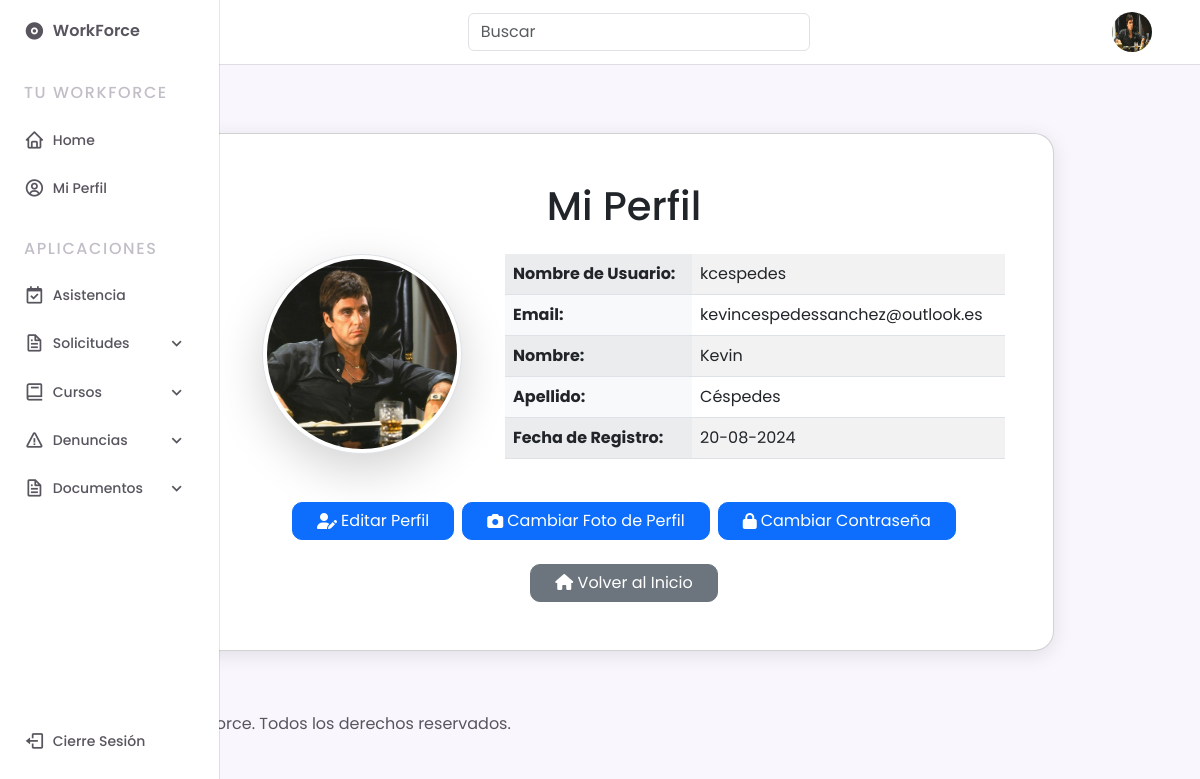
/gestiones/profile/ (signed in), run on the app's committed database.
### gestiones/models.py (models this page shows, shortened)
class CustomUser(AbstractUser):
    empresa = models.ForeignKey(Empresa, on_delete=models.CASCADE, null=True, blank=True)
    area = models.ForeignKey(Area, on_delete=models.SET_NULL, null=True, blank=True)
    cargo = models.CharField(max_length=255, blank=True, null=True)
    fecha_contratacion = models.DateField(blank=True, null=True)
    foto_perfil = models.ImageField(upload_to='fotos_perfil/', null=True, blank=True)
    telefono = models.CharField(max_length=15, null=True, blank=True)
    fecha_nacimiento = models.DateField(null=True, blank=True)
    direccion = models.CharField(max_length=255, blank=True, null=True)
    salud = models.CharField(max_length=30, choices=[
        ('fonasa', 'Fonasa'),
        ('banmedica', 'Banmédica'),
        ('colmena', 'Colmena Golden Cross'),
        ('consalud', 'Consalud'),
        ('cruzblanca', 'CruzBlanca'),
        ('esencial', 'Esencial'),
        ('masvida', 'Nueva Masvida'),
        ('vidatres', 'Vida Tres'),
    ], blank=True, null=True)
    afp = models.CharField(max_length=30, choices=[
        ('capital', 'AFP Capital'),
        ('cuprum', 'AFP Cuprum'),
        ('habitat', 'AFP Habitat'),
        ('modelo', 'AFP Modelo'),
        ('planvital', 'AFP Planvital'),
        ('provida', 'AFP Provida'),
        ('uno', 'AFP Uno'),
    ], blank=True, null=True)
    horario_asignado = models.CharField(max_length=20, choices=[
        ('8:00-17:30', '8:00 a 17:30'),
        ('9:00-18:30', '9:00 a 18:30'),
        ('21:00-8:00', '21:00 a 8:00'),
        ('otro', 'Otro'),
    ], null=True, blank=True)
    rut = models.CharField(max_length=12, unique=True, null=True, blank=True)

### gestiones/views.py (the view)
# urls.py: path('profile/', views.profile, name='profile'),
@login_required
def profile(request):
    user = request.user
    return render(request, 'gestiones/profile/profile.html', {'user': user})

### core/templatetags/custom_tags.py (called while the page is built)
@register.filter
def is_supervisor(user):
    return user.groups.filter(name='supervisores').exists()

### gestiones/templates/gestiones/profile/profile.html
{% extends "base.html" %}
{% load static %}
{% block content %}
<div class="container d-flex justify-content-center align-items-center" style="min-height: 80vh;">
    <div class="col-lg-10 col-md-12">
        <div class="card p-5" style="border-radius: 20px; background-color: #ffffff; box-shadow: 0px 4px 20px rgba(0, 0, 0, 0.1);">
            <h1 class="text-center mb-4">Mi Perfil</h1>
            <div class="row justify-content-center">
                <div class="col-md-4 d-flex justify-content-center mb-4">
                    {% if user.foto_perfil %}
                        <img src="{{ user.foto_perfil.url }}" class="img-thumbnail shadow-lg" alt="Foto de Perfil" style="border-radius: 50%; width: 200px; height: 200px; object-fit: cover;">
                    {% else %}
                        <img src="{% static 'img/default_profile.png' %}" class="img-thumbnail shadow-lg" alt="Foto de Perfil por Defecto" style="border-radius: 50%; width: 200px; height: 200px; object-fit: cover;">
                    {% endif %}
                </div>
                <div class="col-md-8">
                    <table class="table table-striped">
                        <tbody>
                            <tr>
                                <th class="bg-light">Nombre de Usuario:</th>
                                <td>{{ user.username }}</td>
                            </tr>
                            <tr>
                                <th class="bg-light">Email:</th>
                                <td>{{ user.email }}</td>
                            </tr>
                            <tr>
                                <th class="bg-light">Nombre:</th>
                                <td>{{ user.first_name }}</td>
                            </tr>
                            <tr>
                                <th class="bg-light">Apellido:</th>
                                <td>{{ user.last_name }}</td>
                            </tr>
                            <tr>
                                <th class="bg-light">Fecha de Registro:</th>
                                <td>{{ user.date_joined|date:"d-m-Y" }}</td>
                            </tr>
                        </tbody>
                    </table>
                </div>
            </div>
            <div class="d-flex justify-content-center mt-4">
                <a href="{% url 'edit_profile' %}" class="btn btn-primary px-4 d-flex align-items-center me-2" style="border-radius: 10px;">
                    <i class="fas fa-user-edit me-1"></i> Editar Perfil
                </a>
                <a href="{% url 'edit_profile_photo' %}" class="btn btn-primary px-4 d-flex align-items-center me-2" style="border-radius: 10px;">
                    <i class="fas fa-camera me-1"></i> Cambiar Foto de Perfil
                </a>
                <a href="{% url 'cambiar_contrasena' %}" class="btn btn-primary px-4 d-flex align-items-center" style="border-radius: 10px;">
                    <i class="fas fa-lock me-1"></i> Cambiar Contraseña
                </a>
            </div>
            <div class="d-flex justify-content-center mt-4">
                <a href="{% url 'home' %}" class="btn btn-secondary px-4" style="border-radius: 10px;"><i class="fas fa-home"></i> Volver al Inicio</a>
            </div>
        </div>
    </div>
</div>
{% endblock %}

### core/templates/base.html (shortened to what this page needs)
{% load static %}
{% load custom_tags %}
<!DOCTYPE html>
<html lang="en">
    <head>
        <link href="https://cdn.jsdelivr.net/npm/bootstrap@5.3.0/dist/css/bootstrap.min.css" rel="stylesheet">
        <link rel="stylesheet" href="https://cdn.jsdelivr.net/npm/boxicons@latest/css/boxicons.min.css">
        <link rel="stylesheet" type="text/css" href="{% static 'css/styles.css' %}">
        <link rel="stylesheet" href="https://cdnjs.cloudflare.com/ajax/libs/font-awesome/5.15.4/css/all.min.css">
    </head>
    <body>
        <header class="header">
            <div class="header__container">
                {% if user.foto_perfil %}
                        <img src="{{ user.foto_perfil.url }}" alt="mdo" width="42" height="42" class="header__img">
                    {% else %}
                        <img src="{% static 'img/default_profile.png' %}" alt="mdo" width="42" height="42" class="header__img">
                    {% endif %}
                <a href="{% url 'home' %}" class="header__logo">WorkForce</a>
                <form class="col-12 col-lg-auto mb-3 mb-lg-0 me-lg-3" role="search" action="{% url 'buscar' %}">
                    <input type="search" class="form-control" placeholder="Buscar" aria-label="Search" name="q">
                </form>
            </div>
        </header>
        <div class="nav" id="navbar">
            <nav class="nav__container">
                <div>
                    <a href="{% url 'home' %}" class="nav__link nav__logo">
                        <i class='bx bxs-disc nav__icon' ></i>
                        <span class="nav__logo-name">WorkForce</span>
                    </a>
                    <div class="nav__list">
                        <div class="nav__items">
                            <h3 class="nav__subtitle">Tu WorkForce</h3>
                            <div class="nav__dropdown">
                                <a href="{% url 'home' %}" class="nav__link">
                                    <i class='bx bx-home nav__icon'></i>
                                    <span class="nav__name">Home</span>
                                </a>
                            </div>
                            <div class="nav__dropdown">
                                <a href="{% url 'profile' %}" class="nav__link">
                                    <i class='bx bx-user-circle nav__icon'></i>
                                    <span class="nav__name">Mi Perfil</span>
                                </a>
                            </div>
                        </div>
                        <div class="nav__items">
                            <h3 class="nav__subtitle">Aplicaciones</h3>
                            {% if user|is_supervisor %}
                            <div class="nav__dropdown">
                                <a href="{% url 'registro_asistencia' %}" class="nav__link">
                                    <i class='bx bx-calendar-check nav__icon'></i>
                                    <span class="nav__name">Asistencia</span>
                                </a>
                            </div>
                            <div class="nav__dropdown">
                                <a href="#" class="nav__link">
                                    <i class='bx bx-file nav__icon'></i>
                                    <span class="nav__name">Solicitudes</span>
                                    <i class='bx bx-chevron-down nav__icon nav__dropdown-icon'></i>
                                </a>
                            </div>
                            <div class="nav__dropdown">
                                <a href="#" class="nav__link">
                                    <i class='bx bx-book nav__icon'></i>
                                    <span class="nav__name">Cursos</span>
                                    <i class='bx bx-chevron-down nav__icon nav__dropdown-icon'></i>
                                </a>
                            </div>
                            <div class="nav__dropdown">
                                <a href="#" class="nav__link">
                                    <i class='bx bx-error nav__icon'></i>
                                    <span class="nav__name">Denuncias</span>
                                    <i class='bx bx-chevron-down nav__icon nav__dropdown-icon'></i>
                                </a>
                            </div>
                            <div class="nav__dropdown">
                                <a href="#" class="nav__link">
                                    <i class='bx bx-file nav__icon'></i>
                                    <span class="nav__name">Documentos</span>
                                    <i class='bx bx-chevron-down nav__icon nav__dropdown-icon'></i>
                                </a>
                            </div>
                            {% endif %}
                        </div>
                    </div>
                </div>
                <a href="#" class="nav__link nav__logout" id="logout-link">
                    <i class='bx bx-log-out nav__icon'></i>
                    <span class="nav__name">Cierre Sesión</span>
                </a>
            </nav>
        </div>
        {% block content %}
        {% endblock %}
        <footer>
            <div class="container">
                <p>&copy; 2024 WorkForce. Todos los derechos reservados.</p>
            </div>
        </footer>
    </body>
</html>

### static/css/styles.css (style rules this page uses)
:root { --header-height: 3.5rem; --nav-width: 219px; --first-color: #42d6e0; --first-color-light: #F4F0FA; --title-color: #000000; --text-color: #58555E; --text-color-light: #c2bec7; --body-color: #F9F6FD; --container-color: #FFFFFF; --body-font: 'Poppins', sans-serif; --normal-font-size: .938rem; --small-font-size: .75rem; --smaller-font-size: .75rem; --font-medium: 500; --font-semi-bold: 600; --z-fixed: 100; }
@media screen and (min-width: 1024px) { :root { --normal-font-size: 1rem; --small-font-size: .875rem; --smaller-font-size: .813rem; } }
body { margin: var(--header-height) 0 0 0; padding: 1rem 1rem 0; font-family: var(--body-font); font-size: var(--normal-font-size); background-color: var(--body-color); color: var(--text-color); }
h3 { margin: 0; }
a { text-decoration: none; }
img { max-width: 100%; height: auto; }
.header { position: fixed; top: 0; left: 0; width: 100%; background-color: var(--container-color); box-shadow: 0 1px 0 rgba(22, 8, 43, 0.1); padding: 0 1rem; z-index: var(--z-fixed); }
.header__container { display: flex; align-items: center; height: var(--header-height); justify-content: space-between; }
.header__img { width: 35px; height: 35px; border-radius: 50%; }
.header__logo { color: var(--title-color); font-weight: var(--font-medium); display: none; }
.nav { position: fixed; top: 0; left: -100%; height: 100vh; padding: 1rem 1rem 0; background-color: var(--container-color); box-shadow: 1px 0 0 rgba(22, 8, 43, 0.1); z-index: var(--z-fixed); transition: .4s; }
.nav__container { height: 100%; display: flex; flex-direction: column; justify-content: space-between; padding-bottom: 3rem; overflow: auto; scrollbar-width: none; }
.nav__logo { font-weight: var(--font-semi-bold); margin-bottom: 2.5rem; }
.nav__list, .nav__items { display: grid; }
.nav__list { row-gap: 2.5rem; }
.nav__items { row-gap: 1.5rem; }
.nav__subtitle { font-size: var(--normal-font-size); text-transform: uppercase; letter-spacing: .1rem; color: var(--text-color-light); }
.nav__link { display: flex; align-items: center; color: var(--text-color); }
.nav__icon { font-size: 1.2rem; margin-right: .5rem; }
.nav__name { font-size: var(--small-font-size); font-weight: var(--font-medium); white-space: nowrap; }
.nav__logout { margin-top: 5rem; }
.nav__dropdown { overflow: hidden; max-height: 21px; transition: .4s ease-in-out; }
.nav__dropdown-icon { margin-left: auto; transition: .4s; }
@media screen and (min-width: 768px) { body { padding: 1rem 3rem 0 6rem; } }
@media screen and (min-width: 768px) { .header { padding: 0 3rem 0 6rem; } }
@media screen and (min-width: 768px) { .header__container { height: calc(var(--header-height) + .5rem); } }
@media screen and (min-width: 768px) { .header__logo { display: block; } }
@media screen and (min-width: 768px) { .header__img { width: 40px; height: 40px; order: 1; } }
@media screen and (min-width: 768px) { .nav { left: 0; padding: 1.2rem 1.5rem 0; width: 68px; } }
@media screen and (min-width: 768px) { .nav__items { row-gap: 1.7rem; } }
@media screen and (min-width: 768px) { .nav__icon { font-size: 1.3rem; } }
@media screen and (min-width: 768px) { .nav__logo-name, .nav__name, .nav__subtitle, .nav__dropdown-icon { opacity: 0; transition: .3s; } }

### data on the page
CustomUser: foto_perfil (picture), username "kcespedes", email "kevincespedessanchez@outlook.es", first_name "Kevin", last_name "Céspedes", date_joined "20-08-2024"
